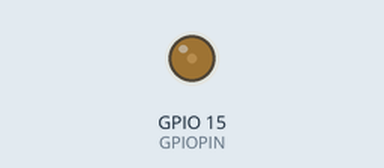
Recording of a sketch running on a simulated ESP32. Parts: output pins drawn as LEDs (lit = HIGH).

Above: at 4.9 s.
At 10.1 s:
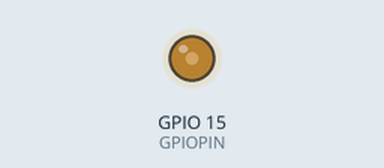
At 15.3 s:
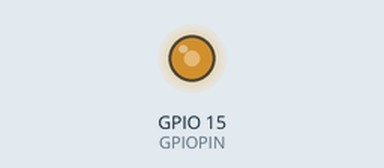
At 25.65 s:
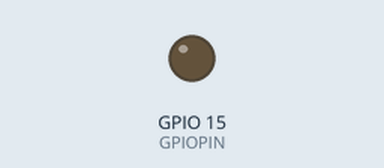
Timing chart, 0 to 40.0 s (numbered marks = the images above):
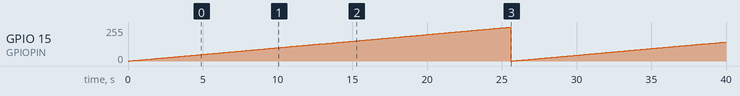

The sketch:

ESP32_PWM_SIGNAL.ino
```cpp
int PWM_FREQUENCY = 1000;
int PWM_CHANNEL = 0;
int PWM_RESOUTION = 8;
int GPIOPIN = 15 ;

void setup()
{

ledcSetup(PWM_CHANNEL, PWM_FREQUENCY, PWM_RESOUTION);
ledcAttachPin(GPIOPIN, PWM_CHANNEL);

}

void loop()
{

for (int dutyCycle = 0; dutyCycle <= 255; dutyCycle++)
{
ledcWrite(PWM_CHANNEL, dutyCycle);
delay(100);
}
}
```

Measured:
- by itself, GPIO 15 (GPIOPIN): 0/255 → 1/255 at 0.10 s, → 2/255 0.10 s later, → 3/255 0.10 s later, → 4/255 0.10 s later, … (397 changes in this stretch)
